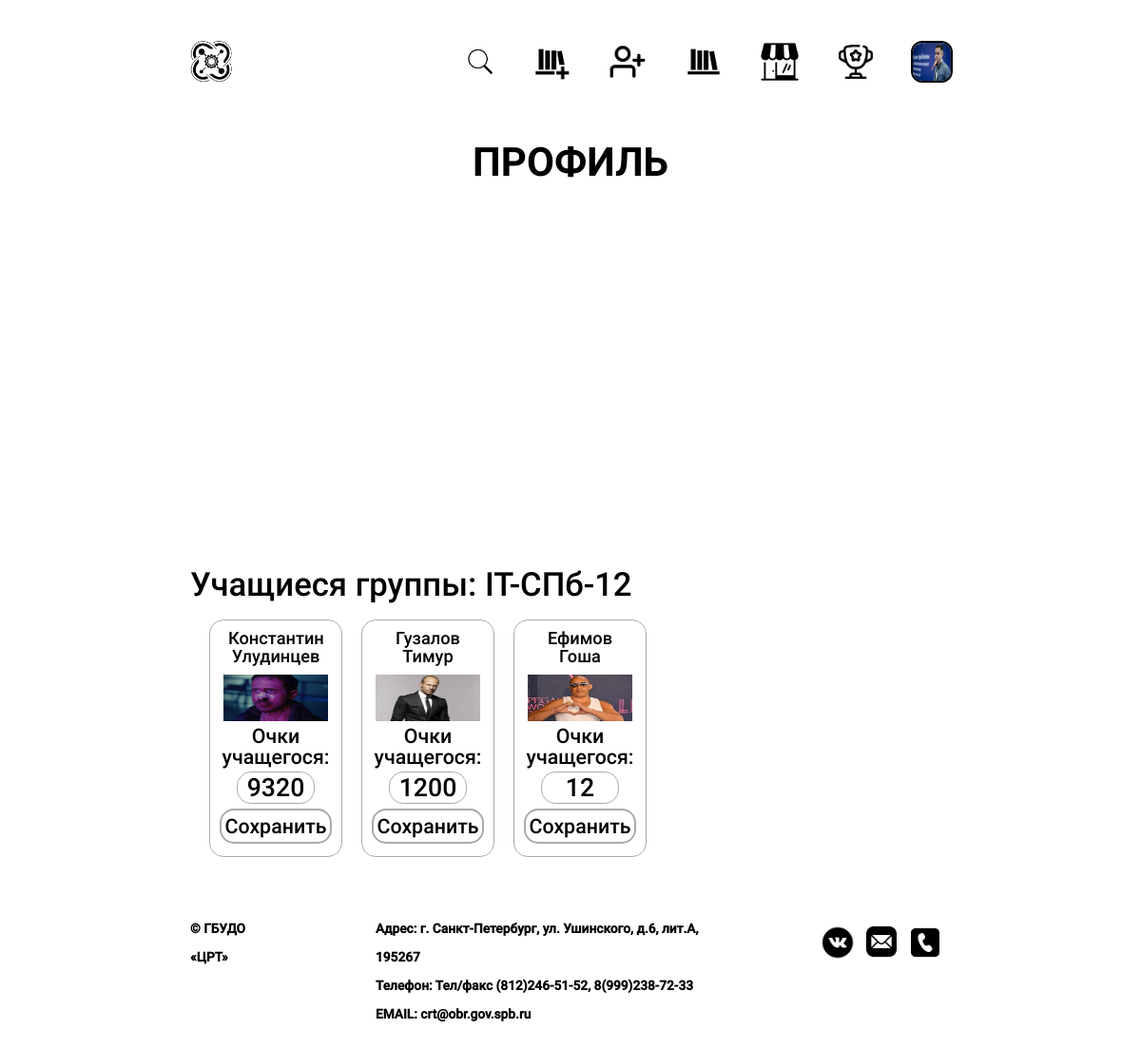
/teacher/1/ (signed in), run on the app's committed database.
### base/models.py (models this page shows, shortened)
class Teacher(models.Model):
    name = models.CharField(max_length=80)
    photo = models.ImageField(upload_to='photos/%Y/%m/%d/')
    age = models.IntegerField()
    email = models.EmailField(max_length=200)
    time_created = models.DateTimeField(auto_now_add=True)
    login = models.CharField(max_length=40)
    password = models.CharField(max_length=40)
    size = models.CharField(max_length=10)
    favorite = models.ManyToManyField(Competitions, null=True, blank=True)
    city = models.CharField(max_length=255, default="none")
    class Meta:
        unique_together = ('email', 'login', 'password', 'age', 'name')

class Group(models.Model):
    name = models.CharField(max_length=60)
    direction = models.TextChoices('kvantumType',
                                     'VR IT MEDIA IND-DESIGN ENERGY BIO NEURO NANO HI-TECH GEO AERO IND-ROBO')
    timetable = models.ManyToManyField(Timetable, verbose_name="Дни учёбы")
    pupils = models.ManyToManyField(Account, blank=True, null=True)
    teachers = models.ForeignKey(Teacher, blank=True, null=True, on_delete=models.SET_NULL)

class Account(models.Model):
    name = models.CharField(max_length=80)
    description = models.CharField(max_length=200)
    photo = models.ImageField(upload_to='photos/%Y/%m/%d/')
    age = models.IntegerField()
    email = models.EmailField(max_length=200)
    time_created = models.DateTimeField(auto_now_add=True)
    rank = models.IntegerField(default=0)
    login = models.CharField(max_length=40)
    password = models.CharField(max_length=40)
    score = models.IntegerField(default=0)
    size = models.CharField(max_length=10)
    projects = models.ManyToManyField(Project, null=True, blank=True)
    city = models.CharField(max_length=255, default="none")
    favorite = models.ManyToManyField(Competitions, null=True, blank=True)
    class Meta:
        unique_together = ('email', 'login', 'password', 'age', 'name')

### base/views.py (the view)
# urls.py: path('teacher/<str:pk>/', views.teacher, name="teacher"),
def teacher(request, pk):
    if "id" in request.session:
        id_per = int(request.session['id'])
        type_acc = request.session['type']
        if type_acc=="teacher":
            tt = True
        print(type_acc)
        if type_acc=="teacher":
            teacher = Teacher.objects.get(id=id_per)
            group = Group.objects.all()
            group = teacher.group_set.all()
            context = {'account': teacher, 'group': group, 'type': tt}
            return render(request, 'base/teacher.html', context)
        else:
            return redirect(f'/account/{id_per}')
    else:
        return redirect('/login')

### base/templates/base/teacher.html (shortened to what this page needs)
{% extends 'main.html' %}
{% load static %}
{% block title %}ПРОФИЛЬ{% endblock title %}
{% block content %}
        {% for onegroup in group %}
        <div class="students-list__title">Учащиеся группы: {{onegroup.name}}</div>
            <div class="students-list">
            {% for student in onegroup.pupils.all %}
                {% if student.name != account.name %}
                    <div class="student-block">
                        <h2 class="studentname">{{student.name}}</h2>
                        <img class="student-photo" src="{{student.photo.url}}" alt="" srcset="">
                        <p>Очки учащегося:</p>
                        <input id="{{student.id}}" class="student-score__input" type="text" value={{student.rank}}></input><br>
                        <button class="student-score__button" onClick="pointsChange({{student.id}});">Сохранить</button>
                    </div>
                {% endif %}
            {% endfor %}
        {% endfor %}
    </div>
    {% endblock content %}

### templates/main.html (shortened to what this page needs)
<!DOCTYPE html>
{% load static %}
<head>
	<link href = "{% static 'fonts/stylesheet.css' %}" rel = "stylesheet" type = "text/css" >
	<link rel="stylesheet" type="text/css" href="{% static 'css/style.css' %}">
	<link rel="stylesheet" type="text/css" href="{% static 'css/style2.css' %}">
</head>
<body id="body">
	<div class="container">
		<header>
			<a href="{% url 'home' %}"><img src="{% static 'img/logo.svg' %}" class="logo"></a>
			<div class="header__buttons">
				<form {% if competition %} action="{% url 'competitions' %}" {%else%} action="{% url 'projects' %}" {% endif %}method="get" class="search" id="search">
					<button style="height: 30px; width: 30px" type="button" id="search_button"><img src="{% static 'img/search.png' %}" style="height: 30px;"  alt=""></button>
				</form>
				{% if type %}
					<a href="/addproject/"><img class="shop-avatar" style=" width: 40px; height: 40px;" src="{% static 'img/addproject.svg'%}" alt="" srcset=""></a>
					<a href="/addaccount/"><img class="shop-avatar" style=" width: 40px; height: 40px;" src="{% static 'img/addStudent.svg'%}" alt="" srcset=""></a>
				{% endif %}
				<a href="/projects/"><img class="shop-avatar" style=" width: 40px; height: 40px;" src="{% static 'img/projects.svg'%}" alt="" srcset=""></a>
				<a href="/shop/"><img class="shop-avatar" style=" width: 40px; height: 40px;" src="{% static 'img/shop_icon.png'%}" alt="" srcset=""></a>
				<a href="/competitions/"><img class="shop-avatar" style=" width: 40px; height: 40px;" src="{% static 'img/competitions.svg'%}" alt="" srcset=""></a>
				<a href="/login/">
					{% if account.photo.url %}
						<img class="account-info__avatar" style="width: 40px; height: 40px; " src="{{account.photo.url}}" alt="" srcset="">
				  	{% else %}
					 	<img class="shop-avatar" style="width: 40px; height: 40px; box-shadow: 0 0 0 2px black;" src="{% static 'img/person.png' %}" alt="" srcset="">
				  	{% endif %}</a>
			</div>
			</header>
		<h1 class="heading" style="font-family: 'RobotoBold';">{% block title %}ПРОЕКТЫ КВАНТОРИАНЦЕВ{% endblock title %}</h1>
		{% block content %}
		{% endblock content %}
		{% include 'footer.html' %}
	</div>
</body>

### base/static/css/style.css (style rules this page uses)
button { background-color: #00000000; }
* { color: rgb(0, 0, 0); font-family: 'BankGothic RUSS'; font-weight: 500; font-style: normal; padding: 0; margin: 0; border: 0; }
*,*:before,*:after { -moz-box-sizing: border-box; -webkit-box-sizing: border-box; box-sizing: border-box; }
nav,footer,header,aside { display: block; }
html,body { background-color: rgb(255, 255, 255); height: 100%; width: 100%; font-size: 100%; line-height: 1; font-size: 14px; -ms-text-size-adjust: 100%; -moz-text-size-adjust: 100%; -webkit-text-size-adjust: 100%; }
input,button,textarea { font-family:inherit; }
button { cursor: pointer; }
a, a:visited { background-color: #00000000 ;text-decoration: none; }
img { vertical-align: top;pointer-events: none; }
h1,h2,h3,h4,h5,h6 { font-size:inherit;font-weight: 400; }
.container { margin: 10px 220px 0; }
header { justify-content: space-between; display: flex; padding: 20px 0 0 0; margin: 0; color: rgb(0, 0, 0); }
.logo { height: 113px; }
.header__buttons { display: flex; flex-direction: row; align-items: center; }
.header__buttons * { margin-left: calc(var(--index) * 1); }
.heading { background-color: rgba(0, 0, 0, 0); -webkit-animation-duration: 1s; animation-duration: 1s; -webkit-animation-fill-mode: both; animation-fill-mode: both; -webkit-animation-name: fadeOut; animation-name: fadeOut; padding-top: 50px; text-align: center; font-size: 3em; }
a { z-index: 7; opacity: 1; position: relative; background-color: rgba(0, 0, 0, 0); font-size: 130%; margin: 10px 0; }
h2 { z-index: 7; opacity: 1; position: relative; background-color: rgba(0, 0, 0, 0); font-size: 130%; margin: 10px auto; }
p { margin: 5px 10px; background-color: rgba(0, 0, 0, 0); }
@media (max-width: 1440px) { .container { margin: 10px 200px 0; } }

### base/static/css/style2.css (style rules this page uses)
* { padding: 0; margin: 0; box-sizing: border-box; font-family: 'RobotoMedium'; color: black; }
.logo { height: 50px; }
.heading { background-color: rgba(0, 0, 0, 0); -webkit-animation-duration: 1s; animation-duration: 1s; -webkit-animation-fill-mode: both; animation-fill-mode: both; -webkit-animation-name: fadeOut; animation-name: fadeOut; padding-top: 50px; text-align: center; font-size: 3em; }
.search { z-index: 9999; position: relative; left: 0; display: flex; align-items: center; transition: 0.4s; }
#search_button { transform: rotate(0deg); transition: 0.3s; margin-left: 0; }
.search > button > img { margin-left: 0; }
.account-info__avatar { box-shadow: 0 0 0 2px rgb(0, 0, 0); width: calc(var(--index) * 12); max-width: 300px; border-radius: 10px; }
.students-list { display: flex; flex-wrap: wrap; animation-duration: 1.1s; animation-fill-mode: both; animation-name: fadeOut; opacity: 1; transform: translateY(0px); }
.students-list__title { margin-top: 20px; font-size: 26pt; margin-bottom: 20px; animation-duration: 1.1s; animation-fill-mode: both; animation-name: fadeOut; opacity: 1; transform: translateY(0px); }
.student-block { margin-bottom: 20px; margin-left: 20px; text-align: center; border: #AAAAAA 1px solid; border-radius: 15px; width: 10rem; height: 250px; align-items: center; justify-content: center; }
.student-block > p { word-wrap: break-word; font-size: 16pt; }
.student-photo { width: 80%; height: 20%; }
.student-score__input { width: 60%; border: #AAAAAA 1px solid; border-radius: 15px; text-align: center; align-self: center; font-size: 20pt; }
.studentname { z-index: 7; opacity: 1; position: relative; background-color: rgba(0, 0, 0, 0); font-size: 130%; margin: 10px auto; width: 100px; }
.student-score__button { font-size: 16pt; border:#AAAAAA 2px solid; padding: 4px; margin-bottom: 10px; border-radius: 15px; margin-top: 5px; }
@media (max-width: 1440px) { .container { margin: 10px 200px 0; } }

### data on the page
Teacher: photo (picture)
Group: name "IT-СПб-12"
Account: name "Константин Улудинцев", photo (picture), rank "9320"
Account: name "Гузалов Тимур", photo (picture), rank "1200"
Account: name "Ефимов Гоша", photo (picture), rank "12"
